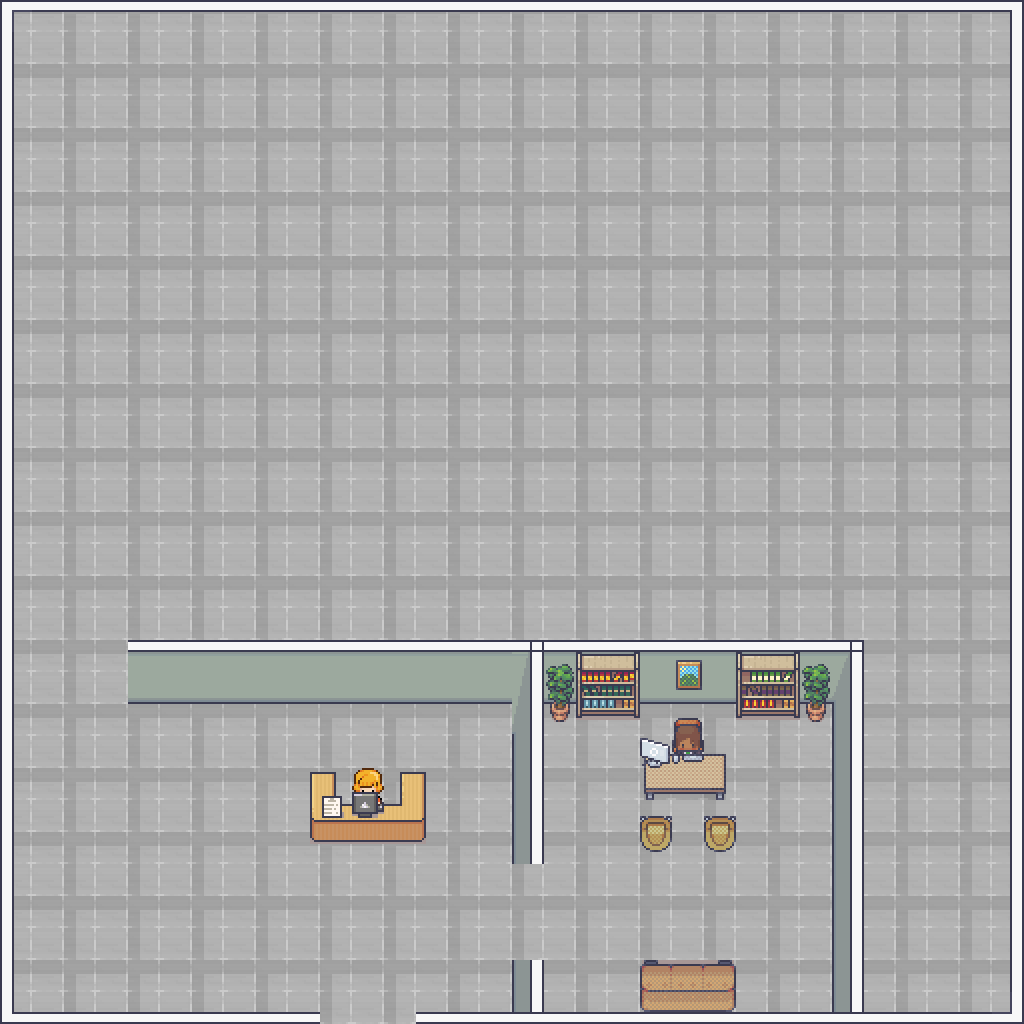

A 2D game scene composited from a Tiled map and its tileset images. What follows is a short description and the map's XML, with each tile layer's data collapsed to a summary:
An orthogonal 32x32 tile map with 32x32 px tiles, 8 tile layers (Flooring, Interior walls, Chairs, NPCs, ...), 9 tilesets and 4 objects (Alice, Bob).

<map version="1.8" tiledversion="1.8.4" orientation="orthogonal" renderorder="right-down" width="32" height="32" tilewidth="32" tileheight="32" infinite="0" nextlayerid="11" nextobjectid="9">
 <tileset firstgid="1" name="Room_Builder_Office_32x32" tilewidth="32" tileheight="32" tilecount="224" columns="16">
  <image source="../images/Room_Builder_Office_32x32.png" width="512" height="448" />
 </tileset>
 <tileset firstgid="225" name="Modern_Office_Black_Shadow_32x32" tilewidth="32" tileheight="32" tilecount="848" columns="16">
  <image source="../images/Modern_Office_Black_Shadow_32x32.png" width="512" height="1696" />
 </tileset>
 <tileset firstgid="1073" name="Modern_Office_Shadowless_32x32" tilewidth="32" tileheight="32" tilecount="848" columns="16">
  <image source="../images/Modern_Office_Shadowless_32x32.png" width="512" height="1696" />
 </tileset>
 <tileset firstgid="1921" name="Room_Builder_3d_walls_32x32" tilewidth="32" tileheight="32" tilecount="1320" columns="24">
  <image source="../images/Room_Builder_3d_walls_32x32.png" width="768" height="1760" />
 </tileset>
 <tileset firstgid="3241" name="1_Generic_32x32" tilewidth="32" tileheight="32" tilecount="1248" columns="16">
  <image source="../images/1_Generic_32x32.png" width="512" height="2496" />
 </tileset>
 <tileset firstgid="4489" name="2_LivingRoom_32x32" tilewidth="32" tileheight="32" tilecount="720" columns="16">
  <image source="../images/2_LivingRoom_32x32.png" width="512" height="1440" />
 </tileset>
 <tileset firstgid="5209" name="5_Classroom_and_library_32x32" tilewidth="32" tileheight="32" tilecount="544" columns="16">
  <image source="../images/5_Classroom_and_library_32x32.png" width="512" height="1088" />
 </tileset>
 <tileset firstgid="5753" name="7_Art_32x32" tilewidth="32" tileheight="32" tilecount="112" columns="16">
  <image source="../images/7_Art_32x32.png" width="512" height="224" />
 </tileset>
 <tileset firstgid="5865" name="Premade_Character_32x32_15" tilewidth="32" tileheight="32" tilecount="2296" columns="56">
  <image source="../images/Premade_Character_32x32_15.png" width="1792" height="1312" />
 </tileset>
 <layer id="6" name="Flooring" width="32" height="32">
  <data>[1024 cells, 1024 non-empty, 4 distinct tile ids]</data>
 </layer>
 <layer id="2" name="Interior walls" width="32" height="32">
  <data>[1024 cells, 63 non-empty, 9 distinct tile ids]</data>
 </layer>
 <layer id="8" name="Chairs" width="32" height="32">
  <data>[1024 cells, 2 non-empty, 2 distinct tile ids]</data>
 </layer>
 <layer id="5" name="NPCs" width="32" height="32">
  <data>[1024 cells, 2 non-empty, 2 distinct tile ids]</data>
 </layer>
 <layer id="3" name="Furnishings" width="32" height="32">
  <data>[1024 cells, 51 non-empty, 46 distinct tile ids]</data>
 </layer>
 <layer id="7" name="Wall art" width="32" height="32">
  <data>[1024 cells, 0 non-empty, 0 distinct tile ids]</data>
 </layer>
 <layer id="4" name="Equipment" width="32" height="32">
  <data>[1024 cells, 2 non-empty, 2 distinct tile ids]</data>
 </layer>
 <layer id="1" name="Exterior walls" width="32" height="32">
  <data>[1024 cells, 121 non-empty, 6 distinct tile ids]</data>
 </layer>
 <objectgroup id="9" name="Obstacles">
  <object id="5" x="126.667" y="642.667" width="408" height="61.3333" />
  <object id="6" x="512" y="649.333" width="29.3333" height="214.667" />
 </objectgroup>
 <objectgroup id="10" name="Characters">
  <object id="7" name="Alice" x="300" y="753.333" width="136" height="97.3333" />
  <object id="8" name="Bob" x="628" y="704" width="114.667" height="160" />
 </objectgroup>
</map>
